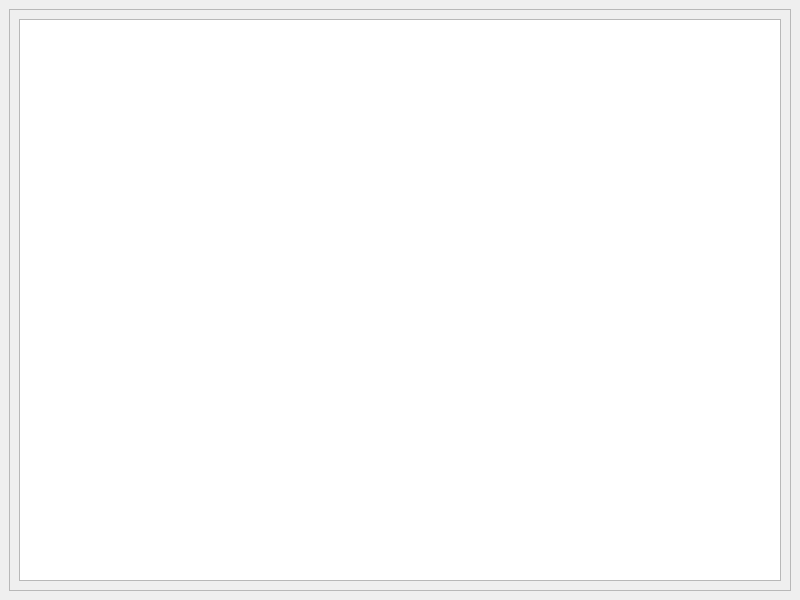
<?xml version="1.0" encoding="UTF-8"?>
<ui version="4.0">
 <class>HistoryWindow</class>
 <widget class="QMainWindow" name="HistoryWindow">
  <property name="geometry">
   <rect>
    <x>0</x>
    <y>0</y>
    <width>800</width>
    <height>600</height>
   </rect>
  </property>
  <property name="windowTitle">
   <string>History</string>
  </property>
  <widget class="QWidget" name="centralwidget">
   <layout class="QVBoxLayout" name="verticalLayout">
    <item>
     <widget class="QFrame" name="frame">
      <property name="frameShape">
       <enum>QFrame::StyledPanel</enum>
      </property>
      <property name="frameShadow">
       <enum>QFrame::Raised</enum>
      </property>
      <layout class="QVBoxLayout" name="verticalLayout_2">
       <item>
        <widget class="QListView" name="listView">
         <property name="lineWidth">
          <number>2</number>
         </property>
         <property name="editTriggers">
          <set>QAbstractItemView::NoEditTriggers</set>
         </property>
         <property name="showDropIndicator" stdset="0">
          <bool>false</bool>
         </property>
         <property name="selectionMode">
          <enum>QAbstractItemView::SingleSelection</enum>
         </property>
         <property name="selectionBehavior">
          <enum>QAbstractItemView::SelectItems</enum>
         </property>
        </widget>
       </item>
      </layout>
     </widget>
    </item>
   </layout>
  </widget>
  <widget class="QMenuBar" name="menubar">
   <property name="geometry">
    <rect>
     <x>0</x>
     <y>0</y>
     <width>800</width>
     <height>26</height>
    </rect>
   </property>
  </widget>
 </widget>
 <resources/>
 <connections/>
</ui>
